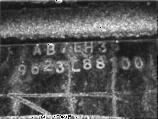
#> input picture experiment/163.jpg, 158 x 119 px; its folder holds only this picture in this run
$ python -i ocr.py   (imports and definitions only)
#> lines starting #> are read from the running program, lines starting #| are printed output that depends on the picture; after the words box and inside, x2 and y2 are one past the last pixel; in counts of white or black regions, pixels touching at a corner belong together
import cv2
from PIL import Image
import numpy as np
from matplotlib import pyplot as plt
import os,glob

def cv2pil(img):
    return Image.fromarray(cv2.cvtColor(img,cv2.COLOR_BGR2RGB))

def ocr_single_image(img_path):
    # 读取图片
#> called with img_path = '163.jpg'
    imagePath = img_path
    img = cv2.imread(imagePath)
#> img is the input picture: shape (119, 158, 3); min 0, max 255, mean 86

    # 灰度化
    gray = cv2.cvtColor(img, cv2.COLOR_BGR2GRAY)
    vis = img.copy()
    orig = img.copy()

    # 调用 MSER 算法
    mser = cv2.MSER_create()
    regions, _ = mser.detectRegions(gray)  # 获取文本区域
#> regions = 127 items
    hulls = [cv2.convexHull(p.reshape(-1, 1, 2)) for p in regions]  # 绘制文本区域
#> hulls = 127 contours; largest, box (x1, y1, x2, y2) and area: (1, 3, 157, 118) 16872, (1, 3, 157, 118) 16823, (1, 5, 157, 118) 16636, (1, 27, 157, 118) 13420, (1, 27, 157, 118) 13329
    cv2.polylines(img, hulls, 1, (0, 255, 0))
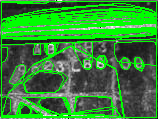
#> img: shape (119, 158, 3); mean B, G, R 52.9, 136.1, 52.9
    # cv2.imshow('img', img)
    img_pil = cv2pil(img)
    # plt.imshow(img)
    # plt.show()

    # 将不规则检测框处理成矩形框
    keep = []
    for c in hulls:
        x, y, w, h = cv2.boundingRect(c)
        keep.append([x, y, x + w, y + h])
        cv2.rectangle(vis, (x, y), (x + w, y + h), (255, 255, 0), 1)
#> this loop made 127 passes
#> (x, y, w, h) on passes 1 to 12: (1, 1, 156, 24), (1, 1, 156, 24), (1, 1, 156, 24), (1, 1, 156, 24), (1, 1, 156, 25), (1, 1, 156, 25), (1, 1, 156, 25), (1, 1, 156, 25), (1, 1, 156, 26), (1, 1, 156, 29), (1, 1, 156, 29), (1, 1, 156, 30)
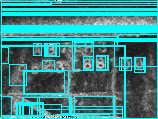
#> vis: shape (119, 158, 3); mean B, G, R 139.3, 139.3, 54.9
#> after the loop, keep = 127 items, first 6: [1, 1, 157, 25], [1, 1, 157, 25], [1, 1, 157, 25], [1, 1, 157, 25], [1, 1, 157, 26], [1, 1, 157, 26]
    # cv2.imshow("hulls", vis)
    vis_pil = cv2pil(vis)
    # plt.imshow(vis_pil)
    # plt.show()

    return img_pil,vis_pil

# [64 lines left out: functions canny_single_image, sharp_single_image, ocr_folder, canny_folder, not called in this run]

# [5 lines of commented-out code are left out]

# [1 line not run here, left out]

>>> result = ocr_single_image('163.jpg')
